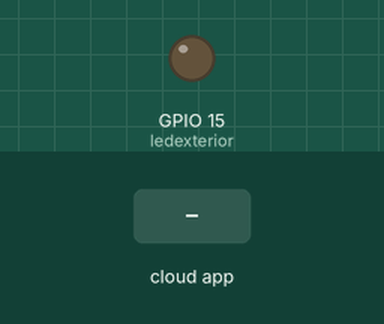
Bench run of a sketch on a simulated ESP8266 (NodeMCU). On the bench: output pins drawn as LEDs (lit = HIGH). The test bench sets the inputs (shaded band). What the sketch prints to the serial monitor is not drawn.

Above: at 3.0 s.
3.1 s: the phone or cloud app sets 0 to 1
At 4.5 s:
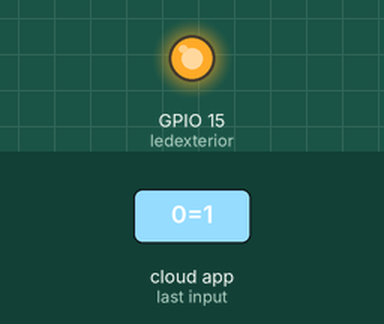
5.3 s: the phone or cloud app sets 0 to 0
At 7.2 s:
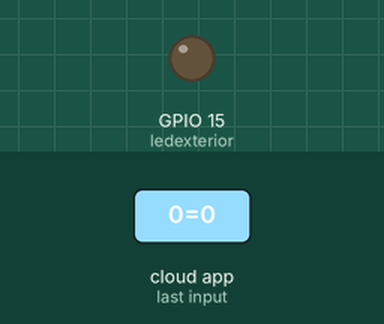
Timing chart, 0 to 8.7 s (numbered marks = the images above; inputs shaded):
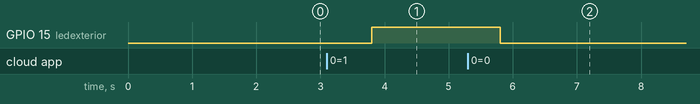

The sketch:

esp-geo.ino
```cpp
// This example shows how to connect to Cayenne using an ESP8266 and send/receive sample data.
// Make sure you install the ESP8266 Board Package via the Arduino IDE Board Manager and select the correct ESP8266 board before compiling.
// small changes by Nicu FLORICA aka niq_ro, 27.11.2017, Craiova - Romania
// see http://nicuflorica.blogspot.ro/search?q=nodemcu

// note GPIO5 is D1 at NodeMCU - http://www.14core.com/wp-content/uploads/2015/06/Node-MCU-Pin-Out-Diagram1.png


#define ledexterior 15 // external led is as D3

//#define CAYENNE_DEBUG
#define CAYENNE_PRINT Serial
#include <CayenneMQTTESP8266.h>

// WiFi network info.
char ssid[] = "your-ssid";
char wifiPassword[] = "your-password";

// Cayenne authentication info. This should be obtained from the Cayenne Dashboard.
char username[] = "username";
char password[] = "password";
char clientID[] = "clientID";

unsigned long lastMillis = 0;


void setup() {
  Serial.begin(115200);
  Serial.println();
  Serial.println("NodeMCU 0.9 - Cayenne IoT");


  delay(300);

  pinMode(ledexterior, OUTPUT);
  digitalWrite(ledexterior, LOW);   // Turn the LED off


  Cayenne.begin(username, password, clientID, ssid, wifiPassword);
}

void loop() {
  Cayenne.loop();


  }


//Default function for processing actuator commands from the Cayenne Dashboard.
//You can also use functions for specific channels, e.g CAYENNE_IN(1) for channel 1 commands.
CAYENNE_IN_DEFAULT()
{
  CAYENNE_LOG("CAYENNE_IN_DEFAULT(%u) - %s, %s", request.channel, getValue.getId(), getValue.asString());
  //Process message here. If there is an error set an error message using getValue.setError(), e.g getValue.setError("Error message");
}

CAYENNE_IN(0)  // button
  {
    int currentValue=getValue.asInt();
     if(currentValue==1)
     {
      digitalWrite(ledexterior,HIGH);
      }
      else
      {
      digitalWrite(ledexterior,LOW);
      }
  }
/*   CAYENNE_IN(1)  // button 2
  {
    int currentValue=getValue.asInt();
     if(currentValue==1)
     {
      digitalWrite(ledexterior,HIGH);
      }
      else
      {
      digitalWrite(ledexterior,LOW);
      }
  }
  */
```

Measured:
- after the input at 3.1 s, GPIO 15 (ledexterior): LOW → HIGH after 0.70 s
- after the input at 5.3 s, GPIO 15 (ledexterior): HIGH → LOW after 0.50 s
